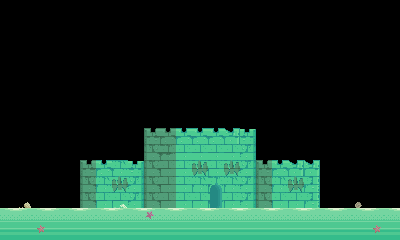

The image is a tile-based game level rendered from a .tmx file. Its description and complete source (layers, tilesets, objects, tile grids) follow:
An orthogonal 25x15 tile map with 16x16 px tiles, 2 tile layers (topTiles, fore) and 7 objects (2x palm, 2x hermit, trigger, door, tile).

<map version="1.0" orientation="orthogonal" renderorder="right-down" width="25" height="15" tilewidth="16" tileheight="16" nextobjectid="13">
 <tileset firstgid="1" name="tiles" tilewidth="16" tileheight="16" spacing="1" tilecount="330" columns="22">
  <image source="../../graphics/tiles.png" width="374" height="255" />
 </tileset>
 <layer name="topTiles" width="25" height="15">
  <data encoding="csv">
0,0,0,0,0,0,0,0,0,0,0,0,0,0,0,0,0,0,0,0,0,0,0,0,0,
0,0,0,0,0,0,0,0,0,0,0,0,0,0,0,0,0,0,0,0,0,0,0,0,0,
0,0,0,0,0,0,0,0,0,0,0,0,0,0,0,0,0,0,0,0,0,0,0,0,0,
0,0,0,0,0,0,0,0,0,0,0,0,0,0,0,0,0,0,0,0,0,0,0,0,0,
0,0,0,0,0,0,0,0,0,0,0,0,0,0,0,0,0,0,0,0,0,0,0,0,0,
0,0,0,0,0,0,0,0,0,0,0,0,0,0,0,0,0,0,0,0,0,0,0,0,0,
0,0,0,0,0,0,0,0,0,0,0,0,0,0,0,0,0,0,0,0,0,0,0,0,0,
0,0,0,0,0,0,0,0,0,0,0,0,0,0,0,0,0,0,0,0,0,0,0,0,0,
0,0,0,0,0,0,0,0,0,19,20,108,108,108,109,110,0,0,0,0,0,0,0,0,0,
0,0,0,0,0,0,0,0,0,41,42,173,173,173,173,132,0,0,0,0,0,0,0,0,0,
0,0,0,0,0,19,108,152,110,41,86,173,43,174,43,132,19,108,109,109,0,0,0,0,0,
0,0,0,0,0,41,152,43,132,41,86,173,152,153,152,132,41,152,43,131,0,0,0,0,0,
0,0,0,0,0,41,174,174,132,41,86,173,174,175,174,132,41,174,174,131,0,0,0,0,0,
114,115,114,115,114,115,114,115,114,115,114,115,114,115,114,115,114,115,114,115,114,115,114,115,114,
136,137,136,137,136,137,136,137,136,137,136,137,136,137,136,137,136,137,136,137,136,137,136,137,136
</data>
 </layer>
 <layer name="fore" width="25" height="15">
  <data encoding="csv">
0,0,0,0,0,0,0,0,0,0,0,0,0,0,0,0,0,0,0,0,0,0,0,0,0,
0,0,0,0,0,0,0,0,0,0,0,0,0,0,0,0,0,0,0,0,0,0,0,0,0,
0,0,0,0,0,0,0,0,0,0,0,0,0,0,0,0,0,0,0,0,0,0,0,0,0,
0,0,0,0,0,0,0,0,0,0,0,0,0,0,0,0,0,0,0,0,0,0,0,0,0,
0,0,0,0,0,0,0,0,0,0,0,0,0,0,0,0,0,0,0,0,0,0,0,0,0,
0,0,0,0,0,0,0,0,0,0,0,0,0,0,0,0,0,0,0,0,0,0,0,0,0,
0,0,0,0,0,0,0,0,0,0,0,0,0,0,0,0,0,0,0,0,0,0,0,0,0,
0,0,0,0,0,0,0,0,0,0,0,0,0,0,0,0,0,0,0,0,0,0,0,0,0,
0,0,0,0,0,0,0,0,0,0,0,0,0,0,0,0,0,0,0,0,0,0,0,0,0,
0,0,0,0,0,0,0,0,0,0,0,0,0,0,0,0,0,0,0,0,0,0,0,0,0,
0,0,0,0,0,0,0,0,0,0,0,0,0,0,0,0,0,0,0,0,0,0,0,0,0,
0,0,0,0,0,0,0,0,0,0,0,0,0,0,0,0,0,0,0,0,0,0,0,0,0,
0,133,0,0,0,0,0,177,0,0,0,0,0,0,0,0,0,0,0,0,0,0,199,0,0,
0,0,0,0,0,0,0,0,0,178,0,0,0,0,0,0,0,0,0,0,0,0,0,0,0,
0,0,179,0,0,0,0,0,0,0,0,0,0,0,0,0,0,0,0,0,0,0,0,179,0
</data>
 </layer>
 <objectgroup name="topObjects" visible="0">
  <object id="1" name="palm" x="48" y="176" width="16" height="16" />
  <object id="3" name="palm" x="336" y="176" width="16" height="16" />
  <object id="6" name="trigger" x="0" y="0" height="208">
   <properties>
    <property name="map" value="beach;776;192;" />
   </properties>
  </object>
  <object id="9" name="hermit" x="112" y="192" width="16" height="16" />
  <object id="10" name="hermit" x="288" y="192" width="16" height="16" />
  <object id="11" name="door" x="208" y="192" width="16" height="16">
   <properties>
    <property name="link" value="throne" />
    <property name="x" type="int" value="192" />
    <property name="y" type="int" value="192" />
   </properties>
  </object>
  <object id="12" name="tile" x="0" y="208" width="400" height="32" />
 </objectgroup>
</map>
